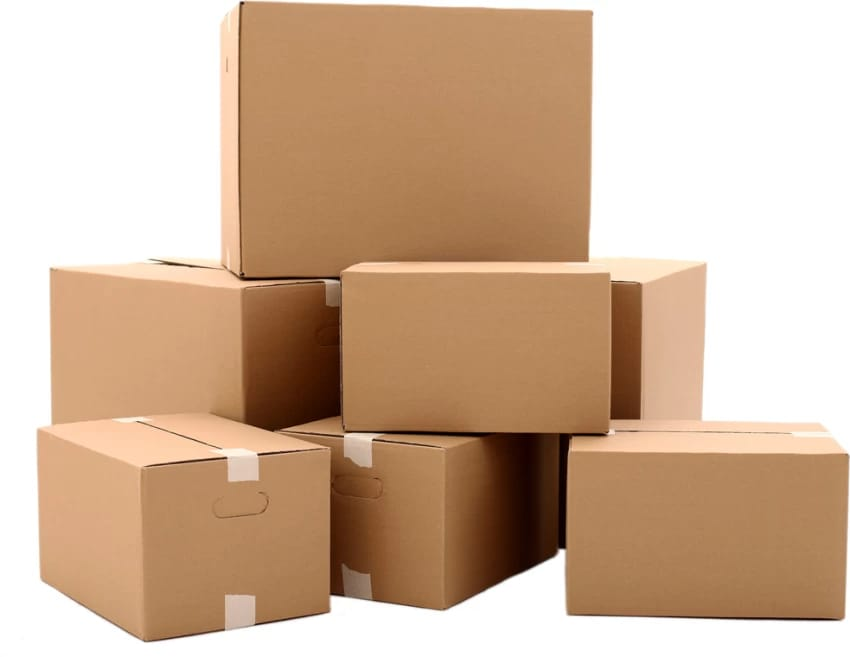
#> input picture Box_detection/Images/box1.jpeg, 850 x 657 px, found by its file name
$ python coordinate_test.py
#> lines starting #> are read from the running program, lines starting #| are printed output that depends on the picture; after the words box and inside, x2 and y2 are one past the last pixel; in counts of white or black regions, pixels touching at a corner belong together
import cv2
import numpy as np

def detect_edges(image_path):
    """
    Performs edge detection on an image using Canny.

    Args:
        image_path: Path to the image file.

    Returns:
        The edge-detected image (or None if there's an error).
    """
    img = cv2.imread(image_path)
#> img is the input picture: shape (657, 850, 3); mean B, G, R 153.9, 178.3, 206.7
    if img is None:
        print(f"Error: Could not load image at {image_path}")
        return None

    gray = cv2.cvtColor(img, cv2.COLOR_BGR2GRAY)
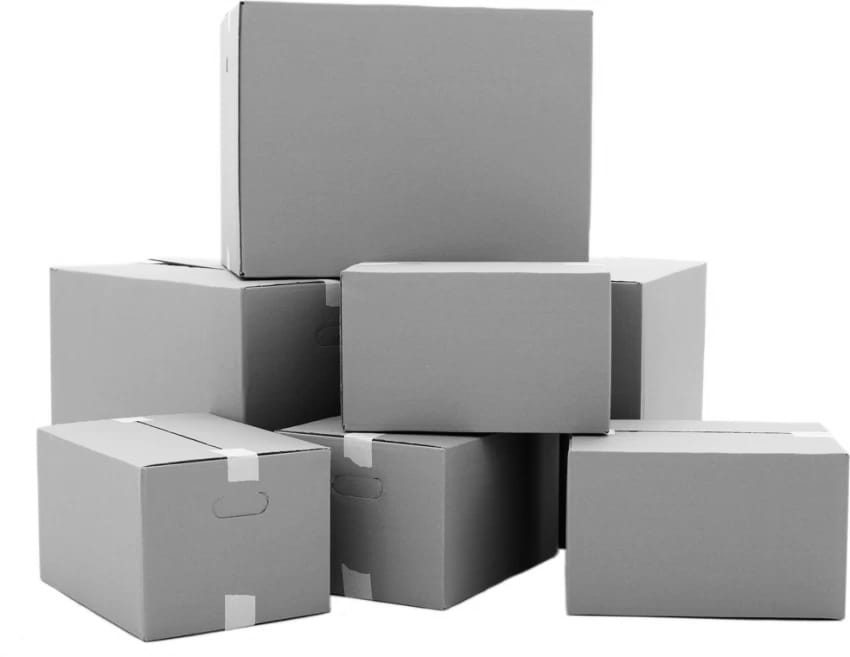
#> gray: shape (657, 850); min 2, max 255, mean 184
    blurred = cv2.GaussianBlur(gray, (5, 5), 0)  # Reduce noise

    # Canny Edge Detection
    edges = cv2.Canny(blurred, 30, 200)  # Adjust thresholds as needed
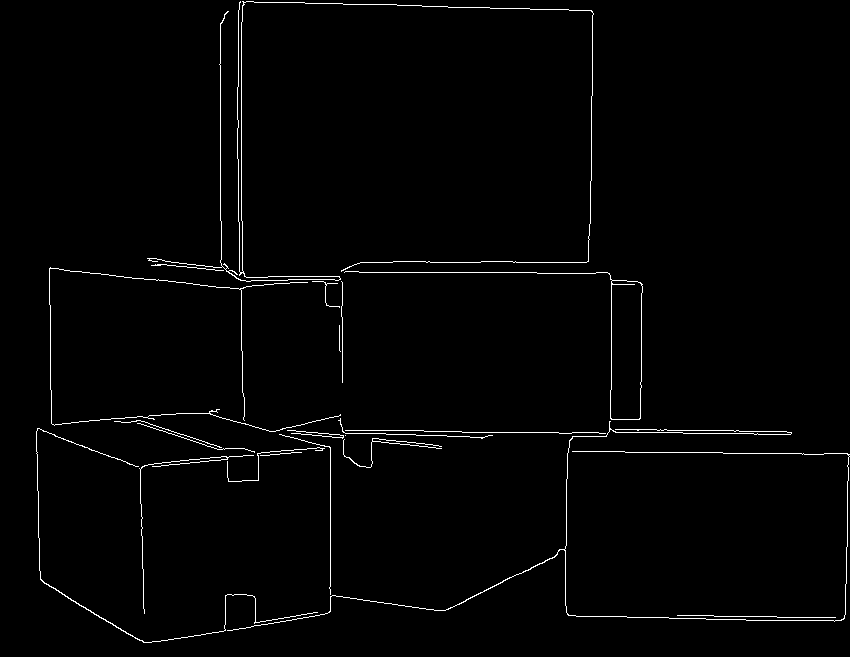
#> edges: shape (657, 850); 1.4% white in thin lines or dots

    return edges

def display_image(window_name, image):
    """Displays an image in a named window."""
    cv2.imshow(window_name, image)
    cv2.waitKey(0)
    cv2.destroyAllWindows()


if __name__ == "__main__":
    image_path = r"C:\Users\shard\Music\TechNoVanza\Technovanza\Box_detection\Images\box1.jpeg"  # Replace with your image path
    edges = detect_edges(image_path)

    if edges is not None:
        display_image("Edge Detection", edges)

        # Optionally save the edge image
        # cv2.imwrite("edges.jpg", edges)

$ run again, with Box_detection/Images/box3.jpeg copied over Box_detection/Images/box1.jpeg
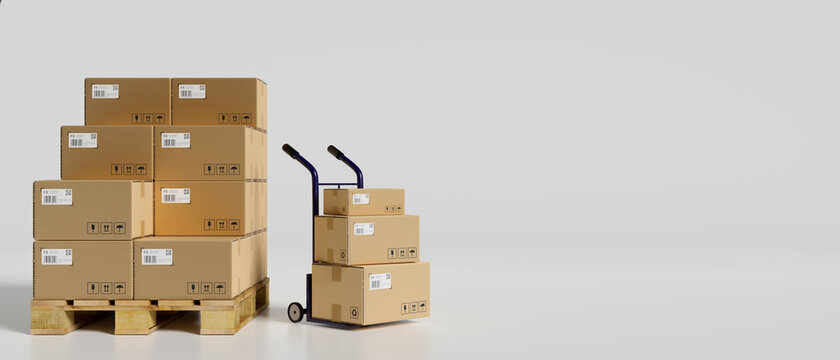
#> input picture Box_detection/Images/box3.jpeg, 840 x 360 px, found by its file name
#> in detect_edges, img is the input picture: shape (360, 840, 3); mean B, G, R 184, 194, 201.5
#> in detect_edges, `gray = cv2.cvtColor(img, cv2.COLOR_BGR2GRAY)`:
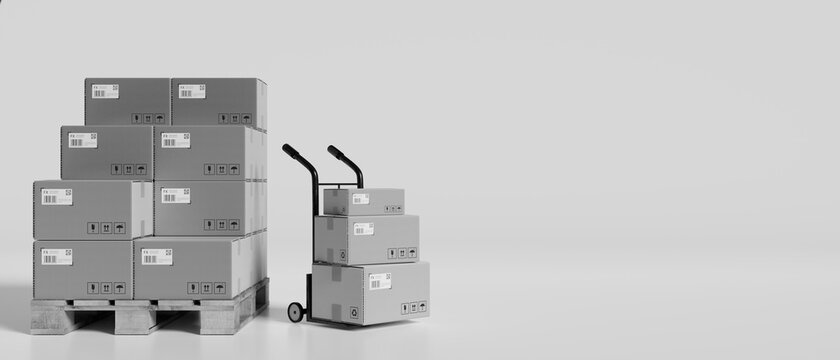
#> gray: shape (360, 840); min 0, max 253, mean 195.1
#> in detect_edges, `edges = cv2.Canny(blurred, 30, 200)`:
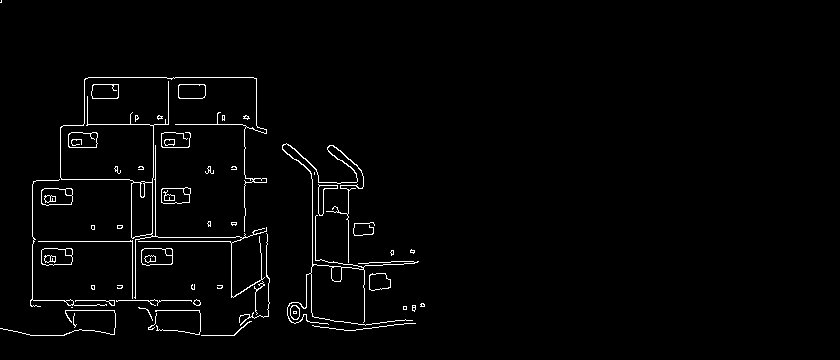
#> edges: shape (360, 840); 1.9% white in thin lines or dots, all inside (x1, y1, x2, y2) = (0, 0, 425, 336)

$ run again, with Box_detection/Images/box4.jpeg copied over Box_detection/Images/box1.jpeg
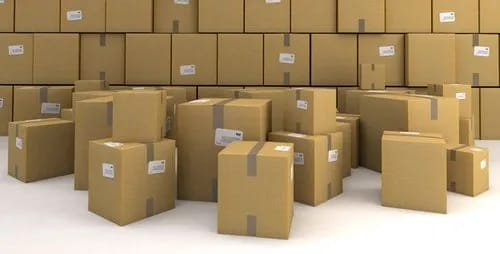
#> input picture Box_detection/Images/box4.jpeg, 500 x 254 px, found by its file name
#> in detect_edges, img is the input picture: shape (254, 500, 3); mean B, G, R 107.6, 144.3, 167.7
#> in detect_edges, `blurred = cv2.GaussianBlur(gray, (5, 5), 0)`:
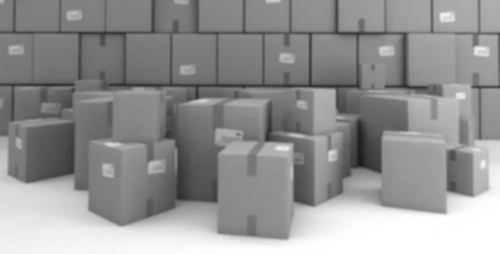
#> blurred: shape (254, 500); min 25, max 255, mean 147.1
#> in detect_edges, `edges = cv2.Canny(blurred, 30, 200)`:
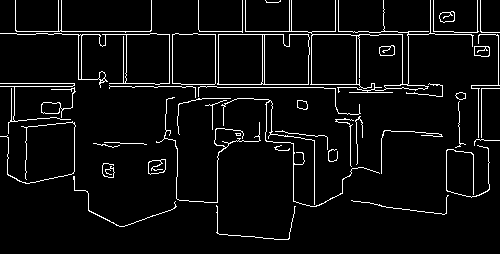
#> edges: shape (254, 500); 5.3% white in thin lines or dots
